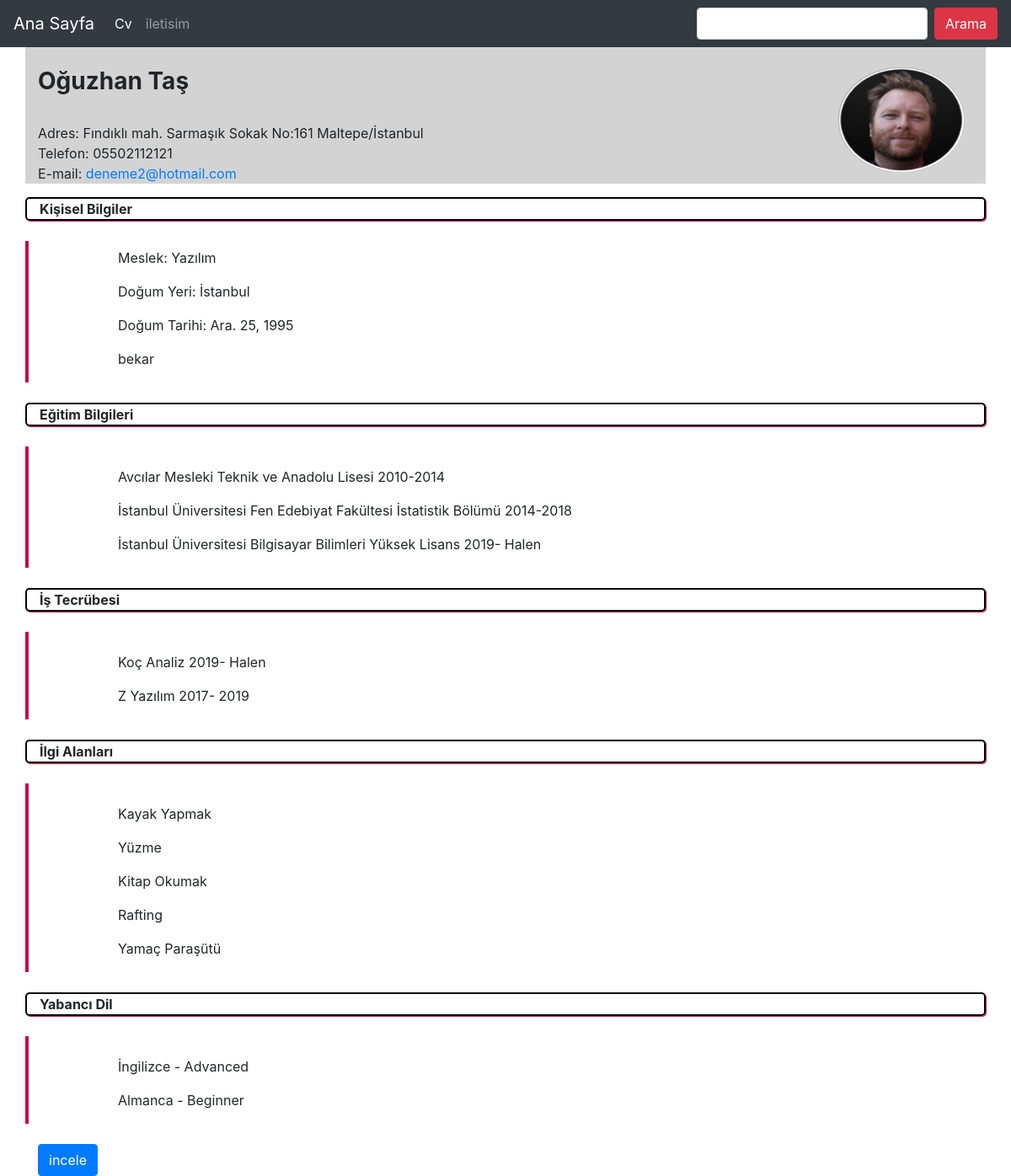
The app's page /bilgi/tas/ with its own data.
### cv_Bilgi/models.py (models this page shows, shortened)
class Bilgi(models.Model):
    Name = models.CharField(max_length=120, verbose_name="Adi")
    Surname = models.CharField(max_length=120, verbose_name="Soyadi")
    content = models.TextField(verbose_name="Egitim_Bilgileri")
    experience = models.TextField(verbose_name="Tecrube")
    hobi = RichTextField(verbose_name="Hobi")
    image=models.ImageField(null=True,blank=True)
    job = models.CharField(max_length=120, verbose_name='Meslek')
    language = models.TextField(verbose_name='Dil')
    adress = models.TextField(verbose_name="Adres")
    phone = models.CharField(max_length=11, verbose_name="Telefon")
    email = models.EmailField(verbose_name="Mail")
    date = models.DateField(verbose_name="Dogum_Tarihi")
    dogumyeri = models.CharField(max_length=120, verbose_name="Dogum_Yeri")
    medeni_hali = models.CharField(max_length=6, choices=evli_CHOICES, default='Bekar')
    slug=models.SlugField(unique=True,editable=False,max_length=130)
    def get_abolute_url(self):
        print(reverse('cv_Bilgi:detail',kwargs={'slug':self.slug}))
        return  reverse('cv_Bilgi:detail',kwargs={'slug':self.slug})
    class Meta:
        ordering=['-id']

### cv_Bilgi/views.py (the view)
# urls.py: url(r'^(?P<slug>[\w-]+)/$', bilgi_detail,name='detail'),
def bilgi_detail(request,slug):
    bilgi =get_object_or_404(Bilgi,slug=slug)
    context={
        'bilgi':bilgi,
    }
    return render(request, 'cv_bilgi/detail.html', {'bilgi': bilgi})

### templates/cv_bilgi/detail.html (shortened to what this page needs)
{% extends 'base.html' %}
{% block body %}
<div class="container">
<div class="row" style="background-color:lightgray">
    <div class="col-md-10 mt-4 " ><h3><b>{{bilgi.Name}}  {{bilgi.Surname}}</b></h3><br>Adres: {{bilgi.adress|safe}}<br>Telefon: {{bilgi.phone}}<br>E-mail: <a href="{{bilgi.email}}">{{bilgi.email}}</a> </div>
<div class="col-md-2 mt-4 "  >
          {% if bilgi.image %}
                <img id="resim" src="{{bilgi.image.url}}" class="img-responsive">
          {% endif %}</div>
</div>
<div class="row ">
<div class="col-md-12 border-x mt-3"><b> Kişisel Bilgiler </b></div>
</div>
<div class="row my-4">
<div class="col-md-1 " style="border-left:4px solid rgb(191, 11, 80);"></div>
<div class="col-md-11 mt-2"><p>Meslek: {{bilgi.job}}</p><p>Doğum Yeri: {{bilgi.dogumyeri}}</p><p>Doğum Tarihi: {{bilgi.date}}</p><p>{{bilgi.medeni_hali}}</p></div>
</div>
<div class="row">
<div class="col-md-12 border-x"><b>Eğitim Bilgileri</b></div>
</div>
<div class="row my-4">
<div class="col-md-1 " style="border-left:4px solid rgb(191, 11, 80);"></div>
<div class="col-md-11 mt-2"><p>{{bilgi.content|safe|linebreaks}}</p></div>
</div>
<div class="row">
<div class="col-md-12 border-x"><b>İş Tecrübesi</b></div>
</div>
<div class="row my-4">
<div class="col-md-1 " style="border-left:4px solid rgb(191, 11, 80);"></div>
<div class="col-md-11 mt-2"><p>{{bilgi.experience|safe|linebreaks}}</p></div>
</div>
<div class="row">
<div class="col-md-12 border-x"><b>İlgi Alanları</b></div>
</div>
<div class="row my-4">
<div class="col-md-1 " style="border-left:4px solid rgb(191, 11, 80);"></div>
<div class="col-md-11 mt-2"><p>{{bilgi.hobi|safe|linebreaks}}</p></div>
</div>
<div class="row">
<div class="col-md-12 border-x"><b>Yabancı Dil</b></div>
</div>
<div class="row my-4">
<div class="col-md-1 " style="border-left:4px solid rgb(191, 11, 80);"></div>
<div class="col-md-11 mt-2"> <p>{{bilgi.language|safe|linebreaks}}</p></div>
</div>
  <a href="{{bilgi.get_abolute_url}}" class="btn btn-primary" role="button">incele</a>
</div>
{% endblock %}

### static/css/style.css (style rules this page uses)
.border-x { border:2px solid black; box-shadow: 1px 1px 1px rgb(191, 11, 80); border-radius: 5px; }
#resim { width:150px; height:125px; }

### records on screen
Bilgi: Name "Oğuzhan", Surname "Taş", adress "Fındıklı mah. Sarmaşık Sokak No:161 Maltepe/İstanbul", phone "05502112121", email "deneme2@hotmail.com", image (picture), job "Yazılım", dogumyeri "İstanbul", date "Ara. 25, 1995", medeni_hali "bekar", content "Avcılar Mesleki Teknik ve Anadolu Lisesi 2010-2014 İstanbul Üniversitesi Fen Edebiyat Fakültesi İstatistik Bölümü 2014-2018 İstanbul Üniversitesi Bilgisayar Bilimleri Yüksek Lisans 2019- Halen", experience "Koç Analiz 2019- Halen Z Yazılım 2017- 2019", hobi "Kayak Yapmak Yüzme Kitap Okumak Rafting Yamaç Paraşütü", language "İngilizce - Advanced Almanca - Beginner"
